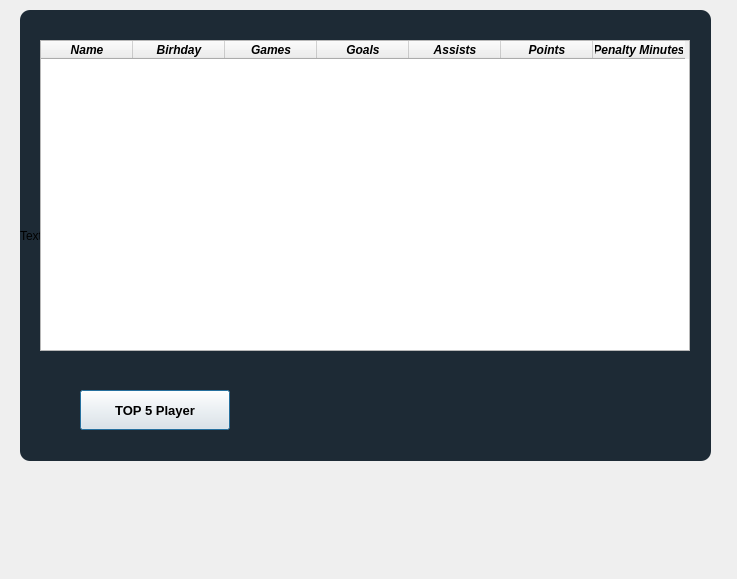
<?xml version="1.0" encoding="UTF-8"?>
<ui version="4.0">
 <class>UserTable</class>
 <widget class="QDialog" name="UserTable">
  <property name="geometry">
   <rect>
    <x>0</x>
    <y>0</y>
    <width>737</width>
    <height>579</height>
   </rect>
  </property>
  <property name="windowTitle">
   <string>Dialog</string>
  </property>
  <widget class="QTableWidget" name="tableWidget">
   <property name="geometry">
    <rect>
     <x>40</x>
     <y>40</y>
     <width>650</width>
     <height>311</height>
    </rect>
   </property>
   <property name="font">
    <font>
     <weight>75</weight>
     <italic>true</italic>
     <bold>true</bold>
    </font>
   </property>
   <property name="wordWrap">
    <bool>true</bool>
   </property>
   <attribute name="horizontalHeaderDefaultSectionSize">
    <number>92</number>
   </attribute>
   <attribute name="verticalHeaderDefaultSectionSize">
    <number>30</number>
   </attribute>
   <column>
    <property name="text">
     <string>Name</string>
    </property>
    <property name="font">
     <font>
      <italic>true</italic>
     </font>
    </property>
   </column>
   <column>
    <property name="text">
     <string>Birhday</string>
    </property>
   </column>
   <column>
    <property name="text">
     <string>Games</string>
    </property>
   </column>
   <column>
    <property name="text">
     <string>Goals</string>
    </property>
   </column>
   <column>
    <property name="text">
     <string>Assists</string>
    </property>
   </column>
   <column>
    <property name="text">
     <string>Points</string>
    </property>
   </column>
   <column>
    <property name="text">
     <string>Penalty Minutes</string>
    </property>
   </column>
  </widget>
  <widget class="QPushButton" name="top_fife_player_button">
   <property name="geometry">
    <rect>
     <x>80</x>
     <y>390</y>
     <width>150</width>
     <height>40</height>
    </rect>
   </property>
   <property name="font">
    <font>
     <pointsize>10</pointsize>
     <weight>75</weight>
     <bold>true</bold>
    </font>
   </property>
   <property name="text">
    <string>TOP 5 Player</string>
   </property>
  </widget>
  <widget class="QLabel" name="label">
   <property name="geometry">
    <rect>
     <x>20</x>
     <y>10</y>
     <width>691</width>
     <height>451</height>
    </rect>
   </property>
   <property name="styleSheet">
    <string notr="true">background-color: rgba(16, 30, 41, 240);
border-radius: 10px;</string>
   </property>
   <property name="text">
    <string>TextLabel</string>
   </property>
  </widget>
  <zorder>label</zorder>
  <zorder>tableWidget</zorder>
  <zorder>top_fife_player_button</zorder>
 </widget>
 <resources/>
 <connections/>
</ui>
